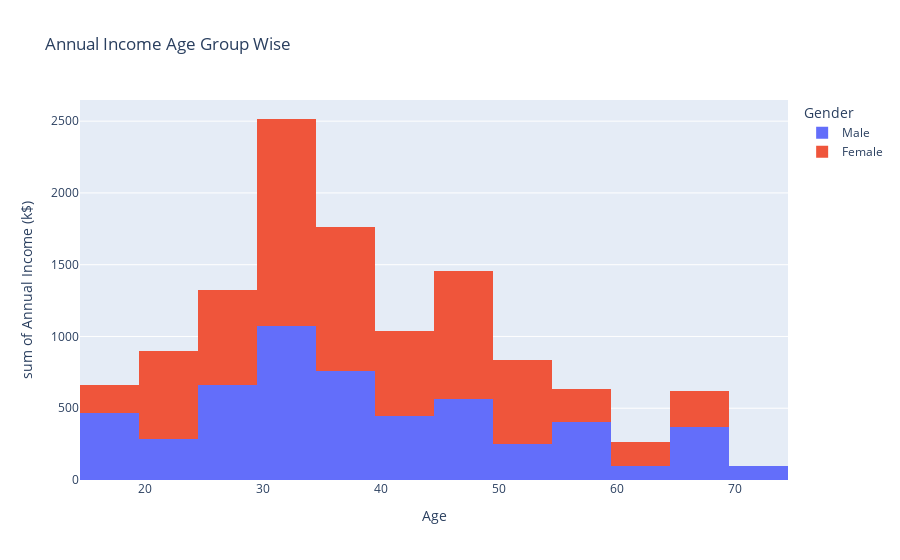

The notebook cell saved with this chart:
### Markdown cell above
It is clearly seen Age group 30-34 has a higher spending Score,followed by 35-39 and 20-24

### Code cell
#which age group has the highest annual income
fig4 = px.histogram(Customers,x='Age',y='Annual Income (k$)',nbins=15,color='Gender',title='Annual Income Age Group Wise')
fig4.show()

### Figure 1 — Plotly figure (JSON) as saved in the notebook; plotly's stock layout.template omitted (floating-point values rounded to 4 significant figures)
{"data": [{"alignmentgroup": "True", "bingroup": "x", "histfunc": "sum", "hovertemplate": "Gender=Male<br>Age=%{x}<br>sum of Annual Income (k$)=%{y}<extra></extra>", "legendgroup": "Male", "marker": {"color": "#636efa", "pattern": {"shape": ""}}, "name": "Male", "nbinsx": 15, "offsetgroup": "Male", "orientation": "v", "showlegend": true, "type": "histogram", "x": [19, 21, 64, 67, 37, 22, 20, 52, 35, 25, 31, 29, 35, 60, 53, 18, 24, 48, 33, 59, 47, 69, 53, 70, 19, 63, 18, 19, 70, 59, 26, 40, 57, 38, 67, 48, 18, 48, 24, 48, 20, 67, 26, 49, 54, 68, 66, 65, 19, 27, 39, 43, 40, 59, 38, 47, 39, 20, 32, 19, 32, 25, 28, 48, 34, 43, 39, 37, 34, 19, 50, 42, 32, 40, 28, 36, 36, 58, 27, 59, 35, 46, 30, 28, 33, 32, 32, 30], "xaxis": "x", "y": [15, 15, 19, 19, 20, 20, 21, 23, 24, 24, 25, 28, 28, 30, 33, 33, 38, 39, 42, 43, 43, 44, 46, 46, 46, 48, 48, 48, 49, 54, 54, 54, 54, 54, 54, 54, 59, 60, 60, 61, 61, 62, 62, 62, 63, 63, 63, 63, 64, 67, 69, 71, 71, 71, 71, 71, 71, 73, 73, 74, 75, 77, 77, 77, 78, 78, 78, 78, 78, 81, 85, 86, 87, 87, 87, 87, 87, 88, 88, 93, 93, 98, 99, 101, 113, 126, 137, 137], "yaxis": "y"}, {"alignmentgroup": "True", "bingroup": "x", "histfunc": "sum", "hovertemplate": "Gender=Female<br>Age=%{x}<br>sum of Annual Income (k$)=%{y}<extra></extra>", "legendgroup": "Female", "marker": {"color": "#EF553B", "pattern": {"shape": ""}}, "name": "Female", "nbinsx": 15, "offsetgroup": "Female", "orientation": "v", "showlegend": true, "type": "histogram", "x": [20, 23, 31, 22, 35, 23, 30, 35, 58, 24, 35, 35, 46, 54, 45, 40, 23, 21, 49, 21, 42, 30, 36, 20, 65, 31, 49, 24, 50, 27, 29, 31, 49, 31, 50, 51, 27, 67, 54, 43, 68, 32, 47, 60, 60, 45, 23, 49, 46, 21, 55, 22, 34, 50, 68, 40, 32, 47, 27, 23, 49, 21, 66, 19, 38, 18, 19, 63, 49, 51, 50, 38, 40, 23, 31, 25, 31, 29, 44, 35, 57, 28, 32, 32, 34, 44, 38, 47, 27, 30, 30, 56, 29, 31, 36, 33, 36, 52, 30, 37, 32, 29, 41, 54, 41, 36, 34, 32, 38, 47, 35, 45], "xaxis": "x", "y": [16, 16, 17, 17, 18, 18, 19, 19, 20, 20, 21, 23, 25, 28, 28, 29, 29, 30, 33, 33, 34, 34, 37, 37, 38, 39, 39, 39, 40, 40, 40, 40, 42, 43, 43, 44, 46, 47, 47, 48, 48, 48, 49, 50, 50, 54, 54, 54, 54, 54, 57, 57, 58, 58, 59, 60, 60, 60, 60, 62, 62, 62, 63, 63, 64, 65, 65, 65, 65, 67, 67, 67, 69, 70, 70, 72, 72, 73, 73, 74, 75, 76, 76, 77, 78, 78, 78, 78, 78, 78, 78, 79, 79, 81, 85, 86, 87, 88, 88, 97, 97, 98, 99, 101, 103, 103, 103, 103, 113, 120, 120, 126], "yaxis": "y"}], "layout": {"barmode": "relative", "legend": {"title": {"text": "Gender"}, "tracegroupgap": 0}, "title": {"text": "Annual Income Age Group Wise"}, "xaxis": {"anchor": "y", "domain": [0, 1], "title": {"text": "Age"}}, "yaxis": {"anchor": "x", "domain": [0, 1], "title": {"text": "sum of Annual Income (k$)"}}}}
